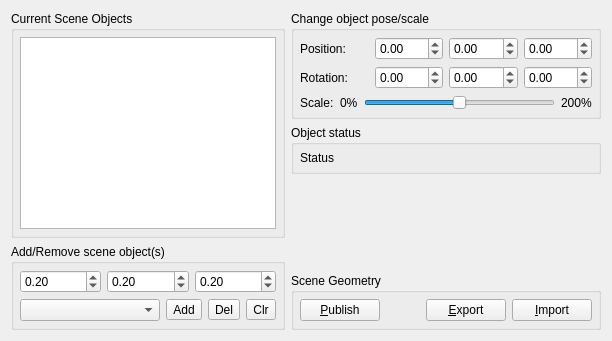
     <widget class="QWidget" name="scene_collision_objects">
      <attribute name="title">
       <string>Scene Objects</string>
      </attribute>
      <layout class="QHBoxLayout" name="gridLayout_4">
       <item>
        <layout class="QVBoxLayout" name="verticalLayout_19">
         <item>
          <widget class="QGroupBox" name="groupBox_8">
           <property name="title">
            <string>Current Scene Objects</string>
           </property>
           <layout class="QVBoxLayout" name="verticalLayout_17">
            <property name="leftMargin">
             <number>6</number>
            </property>
            <property name="topMargin">
             <number>6</number>
            </property>
            <property name="rightMargin">
             <number>6</number>
            </property>
            <property name="bottomMargin">
             <number>6</number>
            </property>
            <item>
             <widget class="QListWidget" name="collision_objects_list">
              <property name="sizePolicy">
               <sizepolicy hsizetype="Expanding" vsizetype="Expanding">
                <horstretch>0</horstretch>
                <verstretch>0</verstretch>
               </sizepolicy>
              </property>
              <property name="toolTip">
               <string>Press Ctrl+C to duplicate an object</string>
              </property>
              <property name="editTriggers">
               <set>QAbstractItemView::EditTrigger::DoubleClicked|QAbstractItemView::EditTrigger::EditKeyPressed</set>
              </property>
             </widget>
            </item>
           </layout>
          </widget>
         </item>
         <item>
          <widget class="QGroupBox" name="groupBox_4">
           <property name="sizePolicy">
            <sizepolicy hsizetype="Preferred" vsizetype="Preferred">
             <horstretch>0</horstretch>
             <verstretch>0</verstretch>
            </sizepolicy>
           </property>
           <property name="title">
            <string>Add/Remove scene object(s)</string>
           </property>
           <layout class="QVBoxLayout" name="verticalLayout_16">
            <property name="leftMargin">
             <number>6</number>
            </property>
            <property name="topMargin">
             <number>6</number>
            </property>
            <property name="rightMargin">
             <number>6</number>
            </property>
            <property name="bottomMargin">
             <number>6</number>
            </property>
            <item>
             <layout class="QHBoxLayout" name="horizontalLayout_16">
              <item>
               <widget class="QDoubleSpinBox" name="shape_size_x_spin_box">
                <property name="sizePolicy">
                 <sizepolicy hsizetype="Preferred" vsizetype="Fixed">
                  <horstretch>0</horstretch>
                  <verstretch>0</verstretch>
                 </sizepolicy>
                </property>
                <property name="minimumSize">
                 <size>
                  <width>20</width>
                  <height>0</height>
                 </size>
                </property>
                <property name="toolTip">
                 <string>x dimension</string>
                </property>
                <property name="singleStep">
                 <double>0.050000000000000</double>
                </property>
                <property name="value">
                 <double>0.200000000000000</double>
                </property>
               </widget>
              </item>
              <item>
               <widget class="QDoubleSpinBox" name="shape_size_y_spin_box">
                <property name="sizePolicy">
                 <sizepolicy hsizetype="Preferred" vsizetype="Fixed">
                  <horstretch>0</horstretch>
                  <verstretch>0</verstretch>
                 </sizepolicy>
                </property>
                <property name="minimumSize">
                 <size>
                  <width>20</width>
                  <height>0</height>
                 </size>
                </property>
                <property name="toolTip">
                 <string>y dimension</string>
                </property>
                <property name="singleStep">
                 <double>0.050000000000000</double>
                </property>
                <property name="value">
                 <double>0.200000000000000</double>
                </property>
               </widget>
              </item>
              <item>
               <widget class="QDoubleSpinBox" name="shape_size_z_spin_box">
                <property name="sizePolicy">
                 <sizepolicy hsizetype="Preferred" vsizetype="Fixed">
                  <horstretch>0</horstretch>
                  <verstretch>0</verstretch>
                 </sizepolicy>
                </property>
                <property name="minimumSize">
                 <size>
                  <width>20</width>
                  <height>0</height>
                 </size>
                </property>
                <property name="toolTip">
                 <string>z dimension</string>
                </property>
                <property name="singleStep">
                 <double>0.050000000000000</double>
                </property>
                <property name="value">
                 <double>0.200000000000000</double>
                </property>
               </widget>
              </item>
             </layout>
            </item>
            <item>
             <layout class="QHBoxLayout" name="horizontalLayout_13">
              <item>
               <widget class="QComboBox" name="shapes_combo_box">
                <property name="minimumSize">
                 <size>
                  <width>30</width>
                  <height>0</height>
                 </size>
                </property>
               </widget>
              </item>
              <item>
               <widget class="QToolButton" name="add_object_button">
                <property name="sizePolicy">
                 <sizepolicy hsizetype="Fixed" vsizetype="Fixed">
                  <horstretch>0</horstretch>
                  <verstretch>0</verstretch>
                 </sizepolicy>
                </property>
                <property name="toolTip">
                 <string>Add object at scene's origin</string>
                </property>
                <property name="text">
                 <string>Add</string>
                </property>
                <property name="icon">
                 <iconset>
                  <normaloff>:/icons/list-add.png</normaloff>:/icons/list-add.png</iconset>
                </property>
               </widget>
              </item>
              <item>
               <widget class="QToolButton" name="remove_object_button">
                <property name="sizePolicy">
                 <sizepolicy hsizetype="Fixed" vsizetype="Fixed">
                  <horstretch>0</horstretch>
                  <verstretch>0</verstretch>
                 </sizepolicy>
                </property>
                <property name="toolTip">
                 <string>Remove selected object</string>
                </property>
                <property name="text">
                 <string>Del</string>
                </property>
                <property name="icon">
                 <iconset>
                  <normaloff>:/icons/list-remove.png</normaloff>:/icons/list-remove.png</iconset>
                </property>
               </widget>
              </item>
              <item>
               <widget class="QToolButton" name="clear_scene_button">
                <property name="sizePolicy">
                 <sizepolicy hsizetype="Fixed" vsizetype="Fixed">
                  <horstretch>0</horstretch>
                  <verstretch>0</verstretch>
                 </sizepolicy>
                </property>
                <property name="toolTip">
                 <string>Clear planning scene</string>
                </property>
                <property name="text">
                 <string>Clr</string>
                </property>
                <property name="icon">
                 <iconset>
                  <normaloff>:/icons/edit-clear.png</normaloff>:/icons/edit-clear.png</iconset>
                </property>
               </widget>
              </item>
             </layout>
            </item>
           </layout>
          </widget>
         </item>
        </layout>
       </item>
       <item>
        <layout class="QVBoxLayout" name="verticalLayout_20">
         <item>
          <widget class="QGroupBox" name="pose_scale_group_box">
           <property name="toolTip">
            <string>Change the pose and scale of the selected object</string>
           </property>
           <property name="title">
            <string>Change object pose/scale</string>
           </property>
           <layout class="QGridLayout" name="gridLayout">
            <property name="leftMargin">
             <number>6</number>
            </property>
            <property name="topMargin">
             <number>6</number>
            </property>
            <property name="rightMargin">
             <number>6</number>
            </property>
            <property name="bottomMargin">
             <number>6</number>
            </property>
            <property name="verticalSpacing">
             <number>6</number>
            </property>
            <item row="1" column="0">
             <widget class="QLabel" name="label_4">
              <property name="text">
               <string>Position: </string>
              </property>
             </widget>
            </item>
            <item row="2" column="0">
             <widget class="QLabel" name="label_13">
              <property name="text">
               <string>Rotation:</string>
              </property>
             </widget>
            </item>
            <item row="1" column="1">
             <widget class="QDoubleSpinBox" name="object_x">
              <property name="minimumSize">
               <size>
                <width>20</width>
                <height>0</height>
               </size>
              </property>
              <property name="minimum">
               <double>-999.990000000000009</double>
              </property>
              <property name="maximum">
               <double>999.990000000000009</double>
              </property>
              <property name="singleStep">
               <double>0.100000000000000</double>
              </property>
             </widget>
            </item>
            <item row="2" column="3">
             <widget class="QDoubleSpinBox" name="object_rz">
              <property name="minimumSize">
               <size>
                <width>20</width>
                <height>0</height>
               </size>
              </property>
              <property name="minimum">
               <double>-3.140000000000000</double>
              </property>
              <property name="maximum">
               <double>3.140000000000000</double>
              </property>
              <property name="singleStep">
               <double>0.100000000000000</double>
              </property>
             </widget>
            </item>
            <item row="2" column="1">
             <widget class="QDoubleSpinBox" name="object_rx">
              <property name="minimumSize">
               <size>
                <width>20</width>
                <height>0</height>
               </size>
              </property>
              <property name="minimum">
               <double>-3.140000000000000</double>
              </property>
              <property name="maximum">
               <double>3.140000000000000</double>
              </property>
              <property name="singleStep">
               <double>0.100000000000000</double>
              </property>
             </widget>
            </item>
            <item row="2" column="2">
             <widget class="QDoubleSpinBox" name="object_ry">
              <property name="minimumSize">
               <size>
                <width>20</width>
                <height>0</height>
               </size>
              </property>
              <property name="minimum">
               <double>-3.140000000000000</double>
              </property>
              <property name="maximum">
               <double>3.140000000000000</double>
              </property>
              <property name="singleStep">
               <double>0.100000000000000</double>
              </property>
             </widget>
            </item>
            <item row="1" column="2">
             <widget class="QDoubleSpinBox" name="object_y">
              <property name="minimumSize">
               <size>
                <width>20</width>
                <height>0</height>
               </size>
              </property>
              <property name="minimum">
               <double>-999.990000000000009</double>
              </property>
              <property name="maximum">
               <double>999.990000000000009</double>
              </property>
              <property name="singleStep">
               <double>0.100000000000000</double>
              </property>
             </widget>
            </item>
            <item row="3" column="0" colspan="4">
             <layout class="QHBoxLayout" name="horizontalLayout_5">
              <item>
               <widget class="QLabel" name="label">
                <property name="text">
                 <string>Scale:</string>
                </property>
               </widget>
              </item>
              <item>
               <widget class="QLabel" name="label_17">
                <property name="text">
                 <string>0%</string>
                </property>
               </widget>
              </item>
              <item>
               <widget class="QSlider" name="scene_scale">
                <property name="minimumSize">
                 <size>
                  <width>40</width>
                  <height>0</height>
                 </size>
                </property>
                <property name="maximum">
                 <number>200</number>
                </property>
                <property name="value">
                 <number>100</number>
                </property>
                <property name="sliderPosition">
                 <number>100</number>
                </property>
                <property name="orientation">
                 <enum>Qt::Orientation::Horizontal</enum>
                </property>
                <property name="invertedAppearance">
                 <bool>false</bool>
                </property>
                <property name="tickPosition">
                 <enum>QSlider::TickPosition::NoTicks</enum>
                </property>
                <property name="tickInterval">
                 <number>0</number>
                </property>
               </widget>
              </item>
              <item>
               <widget class="QLabel" name="label_18">
                <property name="text">
                 <string>200%</string>
                </property>
               </widget>
              </item>
             </layout>
            </item>
            <item row="1" column="3">
             <widget class="QDoubleSpinBox" name="object_z">
              <property name="minimumSize">
               <size>
                <width>20</width>
                <height>0</height>
               </size>
              </property>
              <property name="minimum">
               <double>-999.990000000000009</double>
              </property>
              <property name="maximum">
               <double>999.990000000000009</double>
              </property>
              <property name="singleStep">
               <double>0.100000000000000</double>
              </property>
             </widget>
            </item>
           </layout>
          </widget>
         </item>
         <item>
          <widget class="QGroupBox" name="groupBox_5">
           <property name="toolTip">
            <string>Describes the selected object's pose, geometry and subframes.</string>
           </property>
           <property name="title">
            <string>Object status</string>
           </property>
           <layout class="QVBoxLayout" name="verticalLayout_12">
            <property name="leftMargin">
             <number>6</number>
            </property>
            <property name="topMargin">
             <number>6</number>
            </property>
            <property name="rightMargin">
             <number>6</number>
            </property>
            <property name="bottomMargin">
             <number>6</number>
            </property>
            <item>
             <widget class="QLabel" name="object_status">
              <property name="enabled">
               <bool>true</bool>
              </property>
              <property name="frameShape">
               <enum>QFrame::Shape::NoFrame</enum>
              </property>
              <property name="frameShadow">
               <enum>QFrame::Shadow::Raised</enum>
              </property>
              <property name="text">
               <string>Status</string>
              </property>
              <property name="textFormat">
               <enum>Qt::TextFormat::AutoText</enum>
              </property>
              <property name="wordWrap">
               <bool>true</bool>
              </property>
              <property name="WordWrap" stdset="0">
               <bool>true</bool>
              </property>
             </widget>
            </item>
           </layout>
          </widget>
         </item>
         <item>
          <spacer name="verticalSpacer_4">
           <property name="orientation">
            <enum>Qt::Orientation::Vertical</enum>
           </property>
           <property name="sizeHint" stdset="0">
            <size>
             <width>20</width>
             <height>40</height>
            </size>
           </property>
          </spacer>
         </item>
         <item>
          <widget class="QGroupBox" name="groupBox3">
           <property name="title">
            <string>Scene Geometry</string>
           </property>
           <layout class="QHBoxLayout" name="horizontalLayout_14">
            <property name="leftMargin">
             <number>6</number>
            </property>
            <property name="topMargin">
             <number>6</number>
            </property>
            <property name="rightMargin">
             <number>6</number>
            </property>
            <property name="bottomMargin">
             <number>6</number>
            </property>
            <item>
             <widget class="QPushButton" name="publish_current_scene_button">
              <property name="sizePolicy">
               <sizepolicy hsizetype="Maximum" vsizetype="Fixed">
                <horstretch>0</horstretch>
                <verstretch>0</verstretch>
               </sizepolicy>
              </property>
              <property name="minimumSize">
               <size>
                <width>40</width>
                <height>0</height>
               </size>
              </property>
              <property name="text">
               <string>&amp;Publish</string>
              </property>
             </widget>
            </item>
            <item>
             <spacer name="horizontalSpacer_2">
              <property name="orientation">
               <enum>Qt::Orientation::Horizontal</enum>
              </property>
              <property name="sizeHint" stdset="0">
               <size>
                <width>40</width>
                <height>20</height>
               </size>
              </property>
             </spacer>
            </item>
            <item>
             <widget class="QPushButton" name="export_scene_geometry_text_button">
              <property name="sizePolicy">
               <sizepolicy hsizetype="Maximum" vsizetype="Fixed">
                <horstretch>0</horstretch>
                <verstretch>0</verstretch>
               </sizepolicy>
              </property>
              <property name="minimumSize">
               <size>
                <width>40</width>
                <height>0</height>
               </size>
              </property>
              <property name="toolTip">
               <string>Export scene geometry to a .scene file (only world object information is preserved)</string>
              </property>
              <property name="text">
               <string>&amp;Export</string>
              </property>
             </widget>
            </item>
            <item>
             <widget class="QPushButton" name="import_scene_geometry_text_button">
              <property name="sizePolicy">
               <sizepolicy hsizetype="Maximum" vsizetype="Fixed">
                <horstretch>0</horstretch>
                <verstretch>0</verstretch>
               </sizepolicy>
              </property>
              <property name="minimumSize">
               <size>
                <width>40</width>
                <height>0</height>
               </size>
              </property>
              <property name="toolTip">
               <string>Import scene geometry from a .scene file (only world object information is preserved)</string>
              </property>
              <property name="text">
               <string>&amp;Import</string>
              </property>
             </widget>
            </item>
           </layout>
          </widget>
         </item>
        </layout>
       </item>
      </layout>
     </widget>
